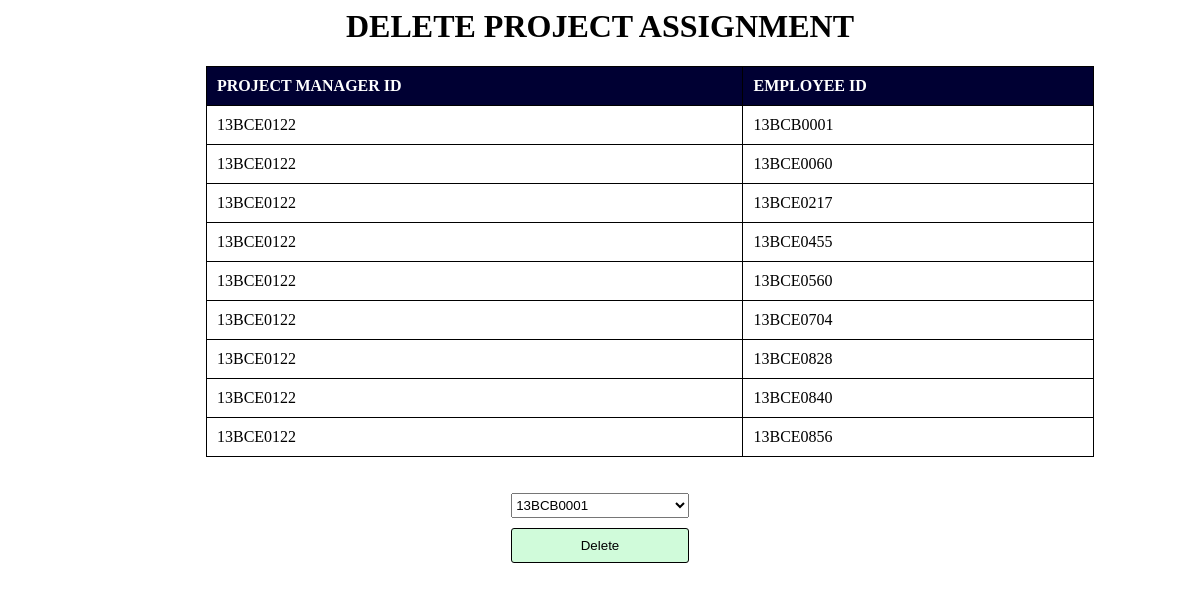
Screenshot of /pm_empdel.php with the database file from the repository.
### tables this page shows
CREATE TABLE IF NOT EXISTS `pm_emp` (
  `Emp_id` varchar(50) NOT NULL,
  `Pm_id` varchar(50) NOT NULL,
  PRIMARY KEY (`Emp_id`,`Pm_id`),
  UNIQUE KEY `Emp_id_2` (`Emp_id`),
  KEY `Emp_id` (`Emp_id`),
  KEY `Pm_id` (`Pm_id`)
);

### pm_empdel.php (the view, shortened to what this page needs)
<html>
<head><title>Delete Assignment</title>
</head>
<body>
<div class="main">
<center>
<h1>DELETE PROJECT ASSIGNMENT</h1>
<?php
	global $con;
$query = mysqli_query($con,"select * from pm_emp");
?>
         <table>
            <tr>
                <th>PROJECT MANAGER ID</th>
                <th>EMPLOYEE ID</th>
            </tr>
            <?php
               while ($row = mysqli_fetch_array($query)) {
?>
                  <tr>
                <td><?php echo $row['Pm_id']; ?></td>
                <td><?php echo $row['Emp_id']; ?></td>
                </tr>
    <?php
               }
            ?>
        </table>
				<br /><br />
<form name="f1" method="post" action="pmempdelfin.php">
<?php
$query = mysqli_query($con,"select * from pm_emp");
echo "<select name=\"Emp\">";
while ($row = mysqli_fetch_array($query)) {
	echo "<option value=\"".$row['Emp_id']."\">".$row['Emp_id']."</option>";
	}
echo "</select>";
?>
<br>
<input type="submit" value="Delete">
</form>
</center>
</div>
</body>
</html>

### pm_empdel.php (style rules this page uses)
table { width:75%; margin-left:100px; }
table td,th { padding:10px; text-align:left; }
table,table th,table td { border:1px solid black; border-collapse:collapse; }
table th { background-color:#003; color:white; }
select,input[type="text"] { width:15%; height:25px; }
button,input[type="submit"] { margin:10px; width:15%; height:35px; border:1px solid black; border-radius:3px; background-color:hsla(135,85%,75%,0.4); cursor:pointer; }

### rows the page displays
pm_emp: Pm "13BCE0122", Emp "13BCB0001"
pm_emp: Pm "13BCE0122", Emp "13BCE0060"
pm_emp: Pm "13BCE0122", Emp "13BCE0217"
pm_emp: Pm "13BCE0122", Emp "13BCE0455"
pm_emp: Pm "13BCE0122", Emp "13BCE0560"
pm_emp: Pm "13BCE0122", Emp "13BCE0704"
pm_emp: Pm "13BCE0122", Emp "13BCE0828"
pm_emp: Pm "13BCE0122", Emp "13BCE0840"
pm_emp: Pm "13BCE0122", Emp "13BCE0856"

### other values shown
form field Emp "13BCB0001"
